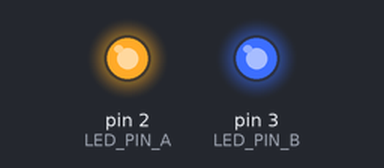
Bench run of a sketch on a simulated Arduino Uno, built with avr-gcc and run on an emulated ATmega328P. Shown: output pins drawn as LEDs (lit = HIGH).

Above: at 0.1 s.
At 2.1 s:
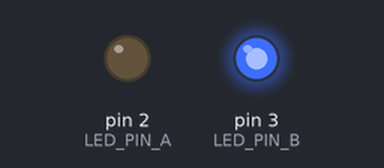
At 3.3 s:
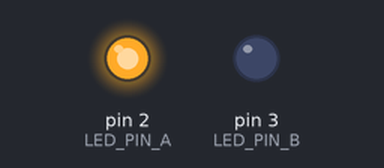
At 6.3 s:
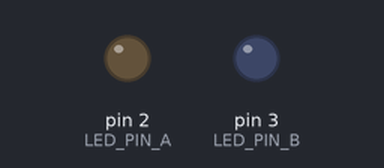
Timing chart, 0 to 6.6 s (numbered marks = the images above):
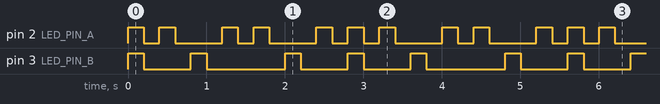

Measured:
- by itself, pin 3 (LED_PIN_B): repeats every 2.8 s: LOW 0.60 s, HIGH 0.20 s, LOW 1.0 s, HIGH 0.20 s, LOW 0.60 s, HIGH 0.20 s
- by itself, pin 2 (LED_PIN_A): repeats every 2.8 s: LOW 0.20 s, HIGH 0.20 s, LOW 0.60 s, HIGH 0.20 s, LOW 0.20 s, HIGH 0.20 s, LOW 0.60 s, HIGH 0.20 s, LOW 0.20 s, HIGH 0.20 s
- by itself, everything shown: repeats every 2.8 s, in 14 steps

The sketch:

LED-Debug-FizzBuzz.ino
```cpp
#define LED_PIN_A 2
#define LED_PIN_B 3


int i = 0;
int t = 200;

void setup() {
  pinMode(LED_PIN_A, OUTPUT);
  pinMode(LED_PIN_B, OUTPUT);
}

void loop() {
  if (i%15 ==0){
    digitalWrite(LED_PIN_A, HIGH);
    digitalWrite(LED_PIN_B, HIGH);
    delay(t);
    digitalWrite(LED_PIN_A, LOW);
    digitalWrite(LED_PIN_B, LOW);
    delay(t);
  }

  else if (i%3 == 0){
    digitalWrite(LED_PIN_A, HIGH);
    delay(t);
    digitalWrite(LED_PIN_A, LOW);
    delay(t);
  }

  else if (i%5 == 0){
    digitalWrite(LED_PIN_B, HIGH);
    delay(t);
    digitalWrite(LED_PIN_B, LOW);
    delay(t);
  }

  i++;
  Serial.print(i);
}
```
